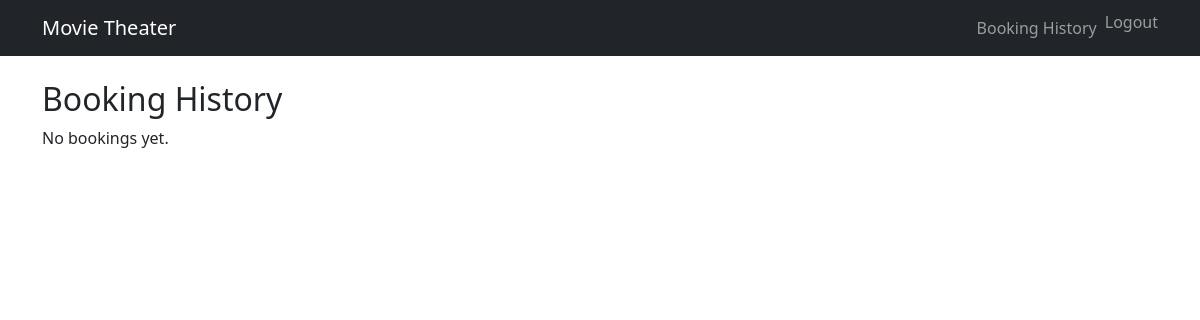
The page /history/ (signed in) on the database as committed earlier.
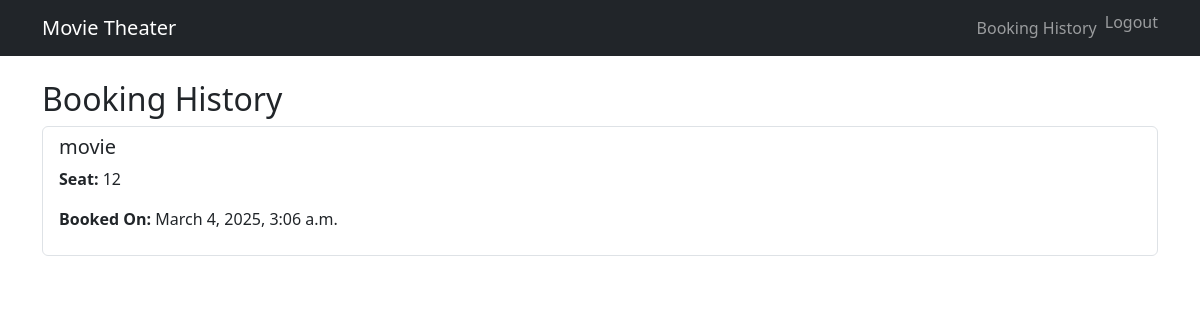
The same page on the database as committed later.
### bookings/models.py (models this page shows, shortened)
class Booking(models.Model):
    movie = models.ForeignKey(Movie, on_delete=models.CASCADE)
    seat = models.ForeignKey(Seat, on_delete=models.CASCADE)
    user = models.ForeignKey(User, on_delete=models.CASCADE)
    booking_date = models.DateTimeField(auto_now_add=True)

class Movie(models.Model):
    title = models.CharField(max_length=255)
    description = models.TextField()
    release_date = models.DateField()
    duration = models.PositiveIntegerField(help_text="Duration in minutes")

class Seat(models.Model):
    seat_number = models.CharField(max_length=10, unique=True)
    is_booked = models.BooleanField(default=False)

### bookings/views.py (the view)
# urls.py: path('history/', booking_history, name='booking_history'),
def booking_history(request):
    bookings = Booking.objects.filter(user=request.user)
    return render(request, 'bookings/booking_history.html', {'bookings': bookings})

### bookings/templates/bookings/booking_history.html (shortened to what this page needs)
{% extends 'bookings/base.html' %}
{% block content %}
    <h2>Booking History</h2>
    {% if bookings %}
        <ul class="list-group">
            {% for booking in bookings %}
                <li class="list-group-item">
                    <h5>{{ booking.movie.title }}</h5>
                    <p><strong>Seat:</strong> {{ booking.seat.seat_number }}</p>
                    <p><strong>Booked On:</strong> {{ booking.booking_date }}</p>
                </li>
            {% endfor %}
        </ul>
    {% else %}
        <p>No bookings yet.</p>
    {% endif %}
{% endblock %}

### bookings/templates/bookings/base.html (shortened to what this page needs)
<!DOCTYPE html>
<html lang="en">
<head>
    <link rel="stylesheet" href="https://cdn.jsdelivr.net/npm/bootstrap@5.3.0/dist/css/bootstrap.min.css">
</head>
<body>
    <nav class="navbar navbar-expand-lg navbar-dark bg-dark">
        <div class="container">
            <a class="navbar-brand" href="{% url 'movie_list' %}">Movie Theater</a>
            <div class="collapse navbar-collapse">
                <ul class="navbar-nav ms-auto">
                    {% if user.is_authenticated %}
                        <li class="nav-item"><a class="nav-link" href="{% url 'booking_history' %}">Booking History</a></li>
                        <li class="nav-item">
                            <form method="post" action="{% url 'logout' %}">
                                <button type="submit" class="btn btn-link nav-link" style="display: inline; padding: 0;">Logout</button>
                            </form>
                        </li>
                    {% else %}
                        <li class="nav-item"><a class="nav-link" href="{% url 'login' %}">Login</a></li>
                    {% endif %}
                </ul>
            </div>
        </div>
    </nav>
    <div class="container mt-4">
        {% block content %}{% endblock %}
    </div>
</body>
</html>

Rows that differ between the two databases and show on the page:
added Booking: movie "movie", seat.seat_number "12", booking_date "March 4, 2025, 3:06 a.m."
Other text that changed with them:
text no longer shown: "No bookings yet."
